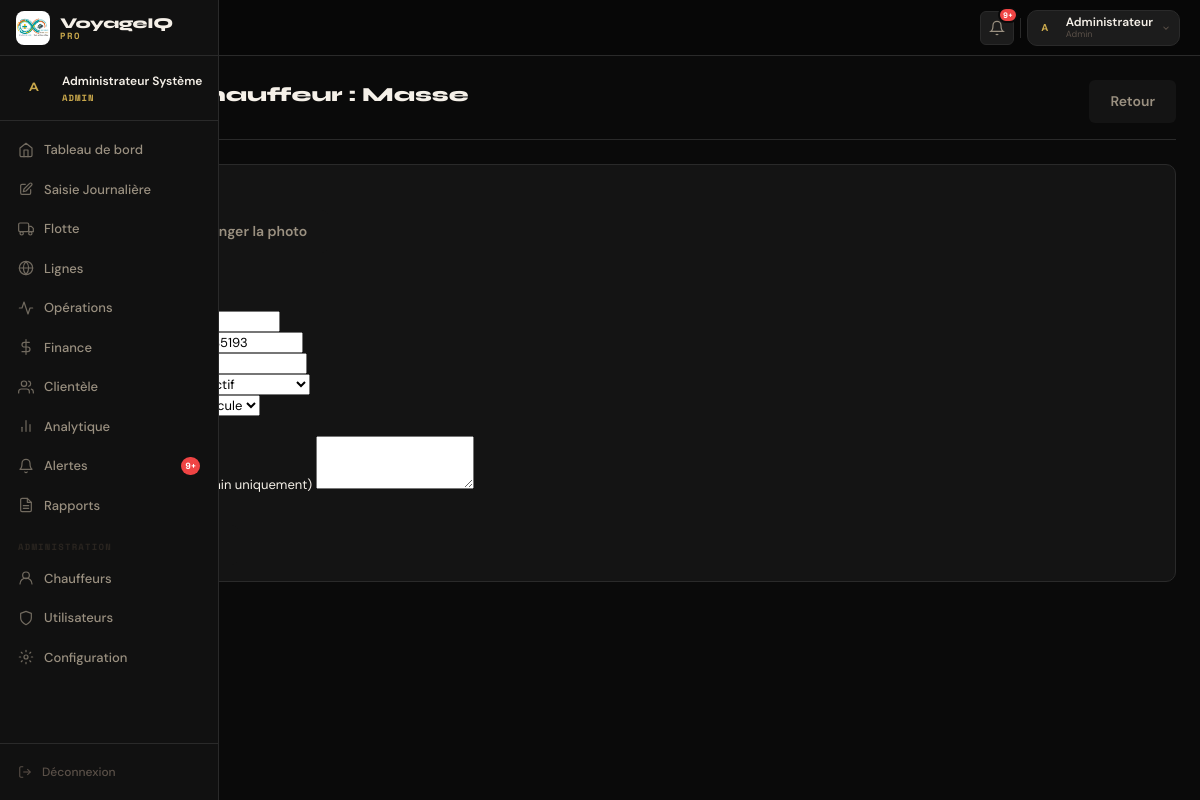
The page /admin/modifier-chauffeur/5 (signed in) on the database its author committed.
### app/models/utilisateur.py (models this page shows, shortened)
class Utilisateur(UserMixin, db.Model):
    __tablename__ = 'utilisateurs'
    id              = db.Column(db.Integer, primary_key=True)
    identifiant     = db.Column(db.String(50),  unique=True, nullable=False)
    nom             = db.Column(db.String(100), nullable=False)
    prenom          = db.Column(db.String(100), nullable=True)
    matricule       = db.Column(db.String(20),  unique=True, nullable=True)  # ← NOUVEAU
    telephone       = db.Column(db.String(20),  nullable=True)               # ← NOUVEAU
    telephone_whatsapp = db.Column(db.String(20), nullable=True)             # ← NOUVEAU (envoi rapports)
    email           = db.Column(db.String(150), unique=True, nullable=True)  # ← NOUVEAU
    adresse         = db.Column(db.String(200), nullable=True)               # ← NOUVEAU
    photo           = db.Column(db.String(255), nullable=True)               # ← NOUVEAU (chemin fichier)
    bio             = db.Column(db.Text,        nullable=True)               # ← NOUVEAU
    role            = db.Column(db.String(20),  nullable=False, default='superviseur')
    agence          = db.Column(db.String(100), nullable=True)
    pwd_hash        = db.Column(db.String(255), nullable=False)
    actif           = db.Column(db.Boolean, default=True)
    created_at      = db.Column(db.DateTime, default=lambda: datetime.now(timezone.utc))
    last_login      = db.Column(db.DateTime, nullable=True)
    notif_email     = db.Column(db.Boolean, default=True)                    # ← NOUVEAU
    notif_whatsapp  = db.Column(db.Boolean, default=False)                   # ← NOUVEAU
    def can_access(self, page):
        return page in ROLE_PAGES.get(self.role, [])

### app/models/chauffeur.py (models this page shows, shortened)
class Chauffeur(UserMixin, db.Model):
    __tablename__ = 'chauffeurs'
    id              = db.Column(db.Integer, primary_key=True)
    matricule       = db.Column(db.String(20),  unique=True, nullable=True)   # généré à la validation
    nom             = db.Column(db.String(100), nullable=False)
    prenom          = db.Column(db.String(100), nullable=False)
    date_naissance  = db.Column(db.Date,        nullable=True)
    lieu_naissance  = db.Column(db.String(100), nullable=True)
    sexe            = db.Column(db.String(10),  default='M')
    telephone       = db.Column(db.String(20),  nullable=True)
    telephone_urgence = db.Column(db.String(20), nullable=True)  # contact urgence
    email           = db.Column(db.String(150), unique=True, nullable=True)
    adresse         = db.Column(db.String(200), nullable=True)
    ville           = db.Column(db.String(100), nullable=True)
    username        = db.Column(db.String(50),  unique=True, nullable=False)
    pwd_hash        = db.Column(db.String(255), nullable=False)
    actif           = db.Column(db.Boolean, default=False)          # False tant que non validé
    statut_inscription = db.Column(db.String(20), default='en_attente')  # en_attente / valide / rejete
    statut          = db.Column(db.String(20), default='actif')     # actif / inactif / suspendu / en_conge
    photo           = db.Column(db.String(255), nullable=True)      # chemin vers l'image
    bio             = db.Column(db.Text,        nullable=True)
    num_permis      = db.Column(db.String(50),  nullable=True)
    categorie_permis= db.Column(db.String(10),  nullable=True)      # B, C, D...
    exp_permis      = db.Column(db.Date,        nullable=True)
    num_cni         = db.Column(db.String(50),  nullable=True)
    exp_cni         = db.Column(db.Date,        nullable=True)
    num_carnet      = db.Column(db.String(50),  nullable=True)      # carnet de conduite pro
    annees_exp      = db.Column(db.Integer,  default=0)
    agence          = db.Column(db.String(100), nullable=True)      # agence d'affectation
    ligne_preferee  = db.Column(db.Integer, db.ForeignKey('lignes.id'), nullable=True)
    created_at      = db.Column(db.DateTime, default=lambda: datetime.now(timezone.utc))
    validated_at    = db.Column(db.DateTime, nullable=True)         # date validation admin
    validated_by    = db.Column(db.Integer, db.ForeignKey('utilisateurs.id'), nullable=True)
    last_login      = db.Column(db.DateTime, nullable=True)
    courses         = db.relationship('CourseChauffeur', backref='chauffeur', lazy='dynamic',
                                      foreign_keys='CourseChauffeur.chauffeur_id')
    validateur      = db.relationship('Utilisateur', foreign_keys=[validated_by])
    ligne_hab       = db.relationship('Ligne', foreign_keys=[ligne_preferee])

### app/blueprints/bp_admin.py (the view, shortened to what this page needs)
@bp_admin.route('/modifier-chauffeur/<int:cid>', methods=['GET', 'POST'])
@login_required
@role_required('admin', 'chef')
def modifier_chauffeur(cid):
    c = Chauffeur.query.get_or_404(cid)
    return render_template('admin/modifier_chauffeur.html', chauffeur=c)

### app/templates/admin/modifier_chauffeur.html (shortened to what this page needs)
{% extends "base/base_admin.html" %}
{% block content %}
<div class="admin-page">
  <div class="page-header">
    <h1 class="page-title"> Dossier Chauffeur : {{ chauffeur.nom }}</h1>
    <a href="{{ url_for('admin.chauffeurs') }}" class="btn btn-secondary">Retour</a>
  </div>
  <div class="section-card">
    <form action="{{ url_for('admin.modifier_chauffeur', chauffeur_id=chauffeur.id) }}" method="POST" enctype="multipart/form-data">
      <div style="display: flex; gap: 30px; margin-bottom: 30px; align-items: center;">
        <div class="chauf-avatar-large" style="width: 100px; height: 100px; border-radius: 12px; overflow: hidden; background: var(--bg3);">
        </div>
        <div>
            <label class="btn btn-sm btn-secondary" style="cursor:pointer;">
                Changer la photo
            </label>
        </div>
      </div>
      <div class="form-grid">
        <div class="form-group">
          <label class="form-label">Nom Complet</label>
        </div>
        <div class="form-group">
          <label class="form-label">Téléphone (Login)</label>
          <input type="tel" name="telephone" class="form-input" value="{{ chauffeur.telephone }}" required>
        </div>
        <div class="form-group">
          <label class="form-label">Numéro de Permis</label>
          <input type="text" name="numero_permis" class="form-input" value="{{ chauffeur.numero_permis or '' }}">
        </div>
        <div class="form-group">
            <label class="form-label">Statut du Compte</label>
            <select name="actif" class="form-select">
              <option value="1" {{ 'selected' if chauffeur.actif }}>Validé / Actif</option>
            </select>
        </div>
        <div class="form-group">
            <label class="form-label">Véhicule Assigné</label>
        </div>
      </div>
      <div class="form-group" style="margin-top:20px;">
        <label class="form-label">Note interne (visible par l'admin uniquement)</label>
        <textarea name="notes" class="form-textarea" rows="3">{{ chauffeur.notes or '' }}</textarea>
      </div>
      <div style="margin-top: 30px; display: flex; gap: 10px;">
        <button type="submit" class="btn btn-primary">Mettre à jour le dossier</button>
      </div>
    </form>
  </div>
</div>
{% endblock %}

### app/templates/base/base_admin.html (shortened to what this page needs)
<!DOCTYPE html>
<html lang="fr" data-theme="admin">
<head>
  <link rel="stylesheet" href="https://cdnjs.cloudflare.com/ajax/libs/font-awesome/6.5.0/css/all.min.css">
  <link rel="stylesheet" href="{{ url_for('static', filename='css/base/variables.css') }}">
  <link rel="stylesheet" href="{{ url_for('static', filename='css/base/reset.css') }}">
  <link rel="stylesheet" href="{{ url_for('static', filename='css/base/main.css') }}">
  <link rel="stylesheet" href="{{ url_for('static', filename='css/base/animations.css') }}">
  <link rel="stylesheet" href="{{ url_for('static', filename='css/base/style_admin.css') }}">
  <link rel="stylesheet" href="{{ url_for('static', filename='css/components/sidebar.css') }}">
  <link rel="stylesheet" href="{{ url_for('static', filename='css/components/navbar.css') }}">
  <link rel="stylesheet" href="{{ url_for('static', filename='css/components/buttons.css') }}">
  <link rel="stylesheet" href="{{ url_for('static', filename='css/components/cards.css') }}">
  <link rel="stylesheet" href="{{ url_for('static', filename='css/components/tables.css') }}">
  <link rel="stylesheet" href="{{ url_for('static', filename='css/components/forms.css') }}">
  <link rel="stylesheet" href="{{ url_for('static', filename='css/components/modals.css') }}">
  <link rel="stylesheet" href="{{ url_for('static', filename='css/components/kpi.css') }}">
</head>
<body class="admin-layout">
<aside class="sidebar" id="sidebar">
  <div class="sidebar__brand">
    <a href="{{ url_for('dashboard.index') }}" class="sidebar__logo">
      <div class="sidebar__logo-icon">
        <img src="{{ url_for('static', filename='images/logo.jpeg') }}"
             alt="VoyageIQ Logo"
             onerror="this.parentElement.innerHTML='<span style=\'font-family:var(--font-head);font-size:15px;font-weight:800;color:var(--gold);\'>VIQ</span>'">
      </div>
      <div class="sidebar__logo-text">
        <span class="sidebar__logo-name">VoyageIQ</span>
        <span class="sidebar__logo-tag">PRO</span>
      </div>
    </a>
  </div>
  <div class="sidebar__user">
    <div class="sidebar__user-avatar">
      {% if current_user.photo %}
        <img src="{{ url_for('static', filename='images/avatars/' ~ current_user.photo) }}"
             alt="{{ current_user.nom }}"
             onerror="this.parentElement.textContent='{{ current_user.nom[:1] if current_user.nom else 'A' }}'">
      {% else %}
        {{ current_user.nom[:1] | upper if current_user.nom else 'A' }}
      {% endif %}
    </div>
    <div class="sidebar__user-info">
      <span class="sidebar__user-name">{{ current_user.nom }} {{ current_user.prenom or '' }}</span>
      <span class="sidebar__user-role">{{ current_user.role | upper }}</span>
    </div>
  </div>
  <nav class="sidebar__nav" role="navigation" aria-label="Navigation principale">
    {% for endpoint, page, label, icon_path in nav_items %}
      {% if not current_user.can_access or current_user.can_access(page) %}
      <a href="{{ url_for(endpoint) }}"
         class="sidebar__nav-item {% if request.endpoint and request.endpoint.startswith(page) %}sidebar__nav-item--active{% endif %}"
         aria-current="{% if request.endpoint and request.endpoint.startswith(page) %}page{% endif %}">
        <svg class="sidebar__nav-icon" width="16" height="16" viewBox="0 0 24 24"
             fill="none" stroke="currentColor" stroke-width="1.8"
             stroke-linecap="round" stroke-linejoin="round">
          {{ icon_path | safe }}
        </svg>
        <span>{{ label }}</span>
        {% if page == 'alertes' %}
          {% set nb = alertes_count | default(0) %}
          {% if nb > 0 %}
            <span class="sidebar__nav-badge">{{ nb if nb < 10 else '9+' }}</span>
          {% endif %}
        {% endif %}
      </a>
      {% endif %}
    {% endfor %}
    {% if current_user.role == 'admin' %}
    <div class="sidebar__separator">Administration</div>
    <a href="{{ url_for('admin.chauffeurs') }}"
       class="sidebar__nav-item {% if request.endpoint == 'admin.chauffeurs' %}sidebar__nav-item--active{% endif %}">
      <svg class="sidebar__nav-icon" width="16" height="16" viewBox="0 0 24 24"
           fill="none" stroke="currentColor" stroke-width="1.8" stroke-linecap="round" stroke-linejoin="round">
        <circle cx="12" cy="8" r="5"/>
        <path d="M3 21a9 9 0 0118 0"/>
      </svg>
      <span>Chauffeurs</span>
    </a>
    <a href="{{ url_for('admin.utilisateurs') }}"
       class="sidebar__nav-item {% if request.endpoint == 'admin.utilisateurs' %}sidebar__nav-item--active{% endif %}">
      <svg class="sidebar__nav-icon" width="16" height="16" viewBox="0 0 24 24"
           fill="none" stroke="currentColor" stroke-width="1.8" stroke-linecap="round" stroke-linejoin="round">
        <path d="M12 22s8-4 8-10V5l-8-3-8 3v7c0 6 8 10 8 10z"/>
      </svg>
      <span>Utilisateurs</span>
    </a>
    <a href="{{ url_for('admin.index') }}"
       class="sidebar__nav-item {% if request.endpoint == 'admin.index' %}sidebar__nav-item--active{% endif %}">
      <span>Configuration</span>
    </a>
    {% endif %}
  </nav>
  <div class="sidebar__footer">
    <a href="{{ url_for('auth.logout') }}" class="sidebar__logout">
      <svg width="14" height="14" viewBox="0 0 24 24" fill="none" stroke="currentColor" stroke-width="1.8">
        <path d="M9 21H5a2 2 0 01-2-2V5a2 2 0 012-2h4"/>
        <polyline points="16 17 21 12 16 7"/>
        <line x1="21" y1="12" x2="9" y2="12"/>
      </svg>
      <span>Déconnexion</span>
    </a>
  </div>
</aside>
<div class="admin-main" id="adminMain">
  <header class="topbar" role="banner">
    <div class="topbar__breadcrumb" aria-label="Fil d'ariane">
      <span class="topbar__breadcrumb-root">VoyageIQ</span>
      <span class="topbar__breadcrumb-current">{% block breadcrumb %}Dashboard{% endblock %}</span>
    </div>
    <div class="topbar__actions">
      <a href="{{ url_for('alertes.index') }}" class="topbar__action-btn" title="Alertes" aria-label="Alertes">
        <svg width="16" height="16" viewBox="0 0 24 24" fill="none" stroke="currentColor" stroke-width="1.8">
          <path d="M18 8A6 6 0 006 8c0 7-3 9-3 9h18s-3-2-3-9"/>
          <path d="M13.73 21a2 2 0 01-3.46 0"/>
        </svg>
        {% set nb_alertes = alertes_count | default(0) %}
        {% if nb_alertes > 0 %}
          <span class="topbar__badge">{{ nb_alertes if nb_alertes < 10 else '9+' }}</span>
        {% endif %}
      </a>
      <div class="topbar__profile" id="profileMenu" role="button"
           aria-haspopup="true" aria-expanded="false"
           tabindex="0"
           aria-label="Menu profil">
        <div class="topbar__profile-avatar">
          {% if current_user.photo %}
            <img src="{{ url_for('static', filename='images/avatars/' ~ current_user.photo) }}"
                 alt="{{ current_user.nom }}"
                 onerror="this.parentElement.textContent='{{ current_user.nom[:1] | upper if current_user.nom else 'A' }}'">
          {% else %}
            {{ current_user.nom[:1] | upper if current_user.nom else 'A' }}
          {% endif %}
        </div>
        <div class="topbar__profile-info">
          <span class="topbar__profile-name">{{ current_user.nom }}</span>
          <span class="topbar__profile-role">{{ current_user.role | capitalize }}</span>
        </div>
        <svg width="10" height="10" viewBox="0 0 24 24" fill="none" stroke="currentColor" stroke-width="2.5">
          <polyline points="6 9 12 15 18 9"/>
        </svg>
      </div>
    </div>
  </header>
  <main class="admin-content" id="mainContent">
    {% block content %}{% endblock %}
  </main>
</div>
</body>
</html>

### rows shown on the page
Utilisateur: nom "A", nom "Administrateur", prenom "Système", role "ADMIN", role "Admin"
Chauffeur: nom "Masse", telephone "+237673485193"

### other values the page prints
{{ label }} "Tableau de bord" "Saisie Journalière" "Flotte" "Lignes" "Opérations" "Finance" "Clientèle" "Analytique" "Alertes" "Rapports"
{{ nb if nb < 10 else '9+' }} "9+"
{{ nb_alertes if nb_alertes < 10 else '9+' }} "9+"
